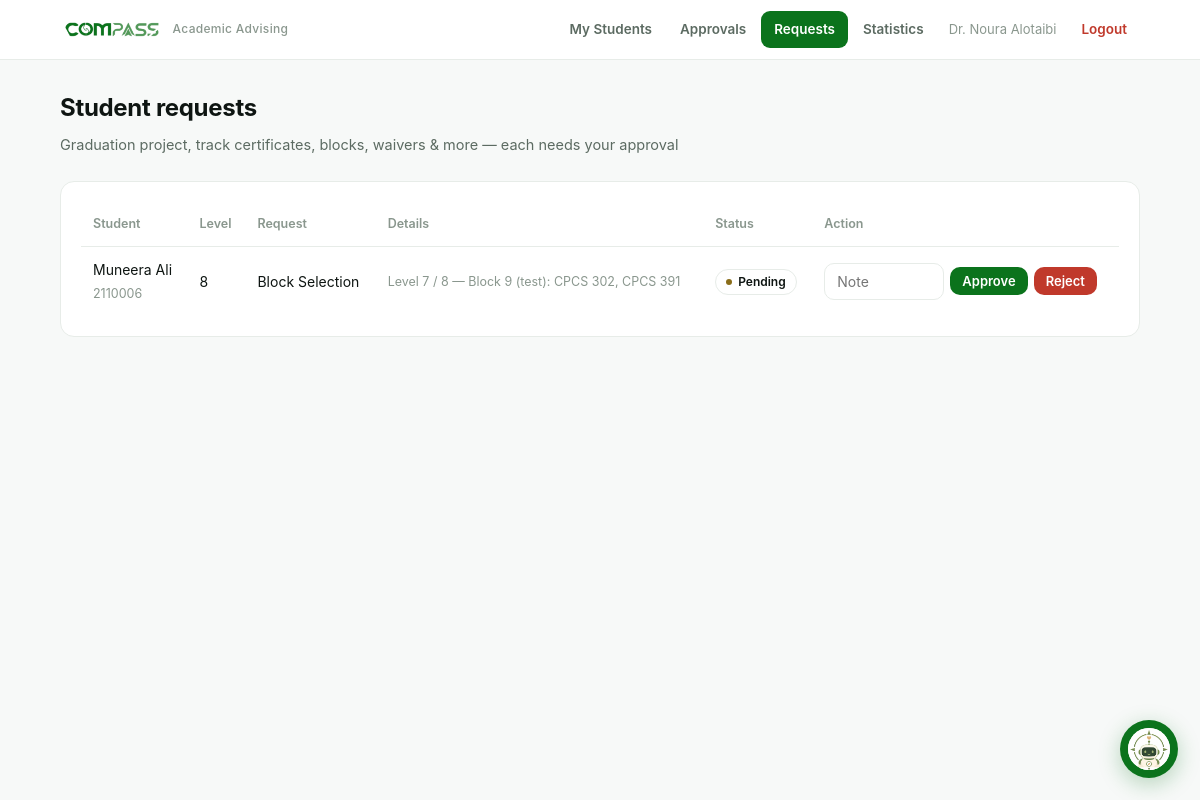
/advisor/requests (signed in), run on the app's committed database.
### tables this page shows
CREATE TABLE users (
    id            INTEGER PRIMARY KEY AUTOINCREMENT,
    name          TEXT NOT NULL,
    email         TEXT NOT NULL UNIQUE,
    password_hash TEXT NOT NULL,
    role          TEXT NOT NULL CHECK(role IN ('student','advisor','admin'))
);

CREATE TABLE requests (
    id           INTEGER PRIMARY KEY AUTOINCREMENT,
    student_id   INTEGER NOT NULL REFERENCES students(id),
    type         TEXT NOT NULL,
    title        TEXT NOT NULL,
    details      TEXT,
    eligible     INTEGER,
    status       TEXT NOT NULL DEFAULT 'pending' CHECK(status IN ('pending','approved','rejected')),
    advisor_note TEXT,
    created_at   TEXT DEFAULT CURRENT_TIMESTAMP
, grad_semester TEXT, block_id INTEGER);

CREATE TABLE students (
    id                INTEGER PRIMARY KEY AUTOINCREMENT,
    user_id           INTEGER NOT NULL UNIQUE REFERENCES users(id),
    university_id     TEXT NOT NULL UNIQUE,
    level             INTEGER NOT NULL,
    track             TEXT,
    advisor_id        INTEGER REFERENCES users(id),
    admission_semester TEXT
);

### app.py (the view, shortened to what this page needs)
@app.route("/advisor/requests", methods=["GET", "POST"])
@login_required("advisor")
def advisor_requests():
    db = get_db()
    reqs = db.execute(
        """SELECT r.*, u.name AS student, s.university_id, s.level
           FROM requests r
           JOIN students s ON s.id=r.student_id
           JOIN users u ON u.id=s.user_id
           WHERE s.advisor_id=?
           ORDER BY CASE r.status WHEN 'pending' THEN 0 ELSE 1 END, r.id DESC""",
        (session["uid"],),
    ).fetchall()
    return render_template("advisor_requests.html", reqs=reqs)

### app.py (called while the page is built)
@app.context_processor
def inject_student_nav():
    active = ENDPOINT_TO_TASK.get(request.endpoint)
    if request.endpoint == "student_task":
        active = request.view_args.get("key")
    if request.endpoint == "student_override":  # waiver shares the merged sidebar item
        active = "schedule_waiver"
    return {"student_tasks": STUDENT_TASKS, "active_task": active}

def current_user():
    uid = session.get("uid")
    if not uid:
        return None
    return get_db().execute("SELECT * FROM users WHERE id=?", (uid,)).fetchone()

@app.context_processor
def inject_user():
    return {"user": current_user()}

def login_required(role=None):
    def deco(view):
        @functools.wraps(view)
        def wrapped(*args, **kwargs):
            u = current_user()
            if not u:
                return redirect(url_for("login"))
            if role and u["role"] != role:
                abort(403)
            return view(*args, **kwargs)
        return wrapped
    return deco

### db.py (called while the page is built)
def get_db():
    conn = sqlite3.connect(DB_PATH)
    conn.row_factory = sqlite3.Row
    conn.execute("PRAGMA foreign_keys = ON")
    return conn

### templates/advisor_requests.html (shortened to what this page needs)
{% extends "base.html" %}
{% block content %}
<h1 class="page-title">Student requests</h1>
<p class="page-sub">Graduation project, track certificates, blocks, waivers &amp; more — each needs your approval</p>
{% if reqs %}
<div class="card table-wrap">
  <table>
    <thead>
      <tr><th>Student</th><th>Level</th><th>Request</th><th>Details</th><th>Status</th><th>Action</th></tr>
    </thead>
    <tbody>
      {% for r in reqs %}
      <tr>
        <td>{{ r['student'] }}<br><span class="mini">{{ r['university_id'] }}</span></td>
        <td>{{ r['level'] }}</td>
        <td>
          {{ r['title'] }}
        </td>
        <td class="mini">{{ r['details'] }}</td>
        <td><span class="badge {{ r['status'] }}">{{ STATUS_AR[r['status']] }}</span></td>
        <td>
          {% if r['status'] == 'pending' %}
          <form method="post" style="display:flex; gap:6px; align-items:center; flex-wrap:wrap">
            <input type="text" name="note" placeholder="Note" style="width:120px">
            <button class="btn sm" name="action" value="approved">Approve</button>
            <button class="btn sm danger" name="action" value="rejected">Reject</button>
          </form>
          {% else %}
            <span class="mini">{{ r['advisor_note'] or '—' }}</span>
          {% endif %}
        </td>
      </tr>
      {% endfor %}
    </tbody>
  </table>
</div>
{% else %}
<div class="card center mini">No requests yet.</div>
{% endif %}
{% endblock %}

### templates/base.html (shortened to what this page needs)
<!doctype html>
<html lang="en">
<head>
  <link rel="stylesheet" href="{{ url_for('static', filename='styles.css') }}?v=10">
</head>
<body>
  {% if user %}
  <header class="topbar">
    <div class="topbar-inner">
      <a class="brand" href="{{ url_for('about') }}">
        <img src="{{ url_for('static', filename='logo.png') }}" alt="COMPASS">
        <span class="sub">Academic Advising</span>
      </a>
      <nav class="nav">
        {% set ep = request.endpoint %}
        {% if user['role'] == 'advisor' %}
          <a href="{{ url_for('advisor_students') }}" class="{{ 'active' if ep=='advisor_students' }}">My Students</a>
          <a href="{{ url_for('advisor_approvals') }}" class="{{ 'active' if ep=='advisor_approvals' }}">Approvals</a>
          <a href="{{ url_for('advisor_requests') }}" class="{{ 'active' if ep=='advisor_requests' }}">Requests</a>
          <a href="{{ url_for('advisor_stats') }}" class="{{ 'active' if ep in ['advisor_stats','advisor_stats_course'] }}">Statistics</a>
        {% endif %}
        <span class="who">{{ user['name'] }}</span>
        <a href="{{ url_for('logout') }}" class="logout">Logout</a>
      </nav>
    </div>
  </header>
  {% endif %}
  {% if user and user['role'] == 'student' %}
  <div class="shell">
    <aside class="sidebar">
      <div class="sidebar-title">My Tasks</div>
      {% for sec in student_tasks %}
        {% set sec_open = active_task in (sec['items'] | map(attribute='key') | list) %}
        <div class="side-group {{ 'open' if sec_open }}">
          <button type="button" class="side-section" onclick="this.parentElement.classList.toggle('open')">
            <span>{{ sec['section'] }}</span><span class="chev">›</span>
          </button>
          <div class="side-items">
            {% for it in sec['items'] %}
              {% set href = url_for(it['endpoint']) if it['endpoint'] else url_for('student_task', key=it['key']) %}
              <a class="side-link {{ 'active' if active_task == it['key'] }}" href="{{ href }}">
                <span class="lbl">{{ it['label'] }}</span>
                {% if it['status'] == 'soon' %}<span class="soon-dot">Soon</span>{% endif %}
              </a>
            {% endfor %}
          </div>
        </div>
      {% endfor %}
    </aside>
    <main class="content">
      {% with messages = get_flashed_messages(with_categories=true) %}
        {% for category, msg in messages %}<div class="flash {{ category }}">{{ msg }}</div>{% endfor %}
      {% endwith %}
      {% block student_content %}{% endblock %}
    </main>
  </div>
  {% else %}
  <main class="container">
    {% block content %}{% endblock %}
  </main>
  {% endif %}
  {% include '_bot.html' %}
</body>
</html>

### static/styles.css (style rules this page uses)
:root { --ink:#0e1512; --muted:#5c6b62; --faint:#8a978e; --line:#e7ece8; --bg:#f7f9f8; --white:#ffffff; --panel:#f2f6f3; --accent:#0b731c; --accent-2:#159a2b; --accent-soft:#eaf6ec; --blue:#2c5aa0; --blue-bg:#eef2fb; --purple:#6b3fa0; --purple-bg:#f4eefb; --amber:#8a6d1a; --amber-bg:#f7f0dd; --danger:#c0392b; --danger-bg:#fdecea; --radius:14px; --mono:"SF Mono",ui-monospace,"JetBrains Mono",Menlo,monospace; }
* { box-sizing:border-box }
html,body { margin:0;padding:0 }
body { font-family:"Inter","Segoe UI",Tahoma,-apple-system,Arial,sans-serif; background:var(--bg);color:var(--ink);line-height:1.7;direction:ltr; -webkit-font-smoothing:antialiased; }
a { color:var(--accent);text-decoration:none }
.topbar { background:rgba(255,255,255,.92);backdrop-filter:blur(8px); border-bottom:1px solid var(--line);position:sticky;top:0;z-index:20 }
.topbar-inner { max-width:1120px;margin:0 auto;padding:11px 20px; display:flex;align-items:center;gap:16px;flex-wrap:wrap }
.brand { display:flex;align-items:center;gap:9px;font-weight:700;letter-spacing:.3px }
.brand img { height:22px }
.brand .sub { font-size:12px;color:var(--faint);font-weight:500 }
.nav { display:flex;gap:2px;flex-wrap:wrap;margin-inline-start:auto;align-items:center }
.nav a { padding:7px 13px;border-radius:9px;font-size:13.5px;font-weight:600;color:var(--muted) }
.nav a.active { background:var(--accent);color:#fff }
.nav .who { font-size:13px;color:var(--faint);padding:7px 10px }
.nav .logout { color:var(--danger) }
.container { max-width:1120px;margin:0 auto;padding:28px 20px 64px }
.page-title { font-size:24px;font-weight:750;letter-spacing:-.3px;margin:0 0 4px }
.page-sub { color:var(--muted);margin:0 0 24px;font-size:14.5px }
.card { background:var(--white);border:1px solid var(--line);border-radius:var(--radius); padding:20px;margin-bottom:16px }
table { width:100%;border-collapse:collapse;font-size:14px }
th,td { padding:11px 12px;text-align:left;border-bottom:1px solid var(--line) }
th { background:transparent;color:var(--faint);font-weight:600;font-size:12.5px; border-bottom:1px solid var(--line) }
tbody tr:last-child td { border-bottom:none }
.table-wrap { overflow-x:auto }
.badge { display:inline-flex;align-items:center;gap:6px;padding:2px 10px;border-radius:999px; font-size:12px;font-weight:600;background:transparent;color:var(--ink);border:1px solid var(--line) }
.badge::before { content:"";width:6px;height:6px;border-radius:50%;background:var(--faint);flex:0 0 auto }
.badge.pending::before { background:var(--amber) }
.btn { display:inline-block;padding:9px 18px;border-radius:10px;border:none; background:var(--accent);color:#fff;font-weight:600;font-size:14px;cursor:pointer; font-family:inherit;transition:.15s }
.btn.sm { padding:6px 12px;font-size:13px }
.btn.danger { background:var(--danger) }
input,select,textarea { width:100%;padding:9px 12px;border:1px solid var(--line); border-radius:10px;font-family:inherit;font-size:14px;background:#fff;transition:.15s }
.mini { font-size:12.5px;color:var(--faint) }

### data on the page
users: name "Dr. Noura Alotaibi"
requests: student "Muneera Ali", university_id "2110006", level "8", title "Block Selection", details "Level 7 / 8 — Block 9 (test): CPCS 302, CPCS 391", status "Pending"
